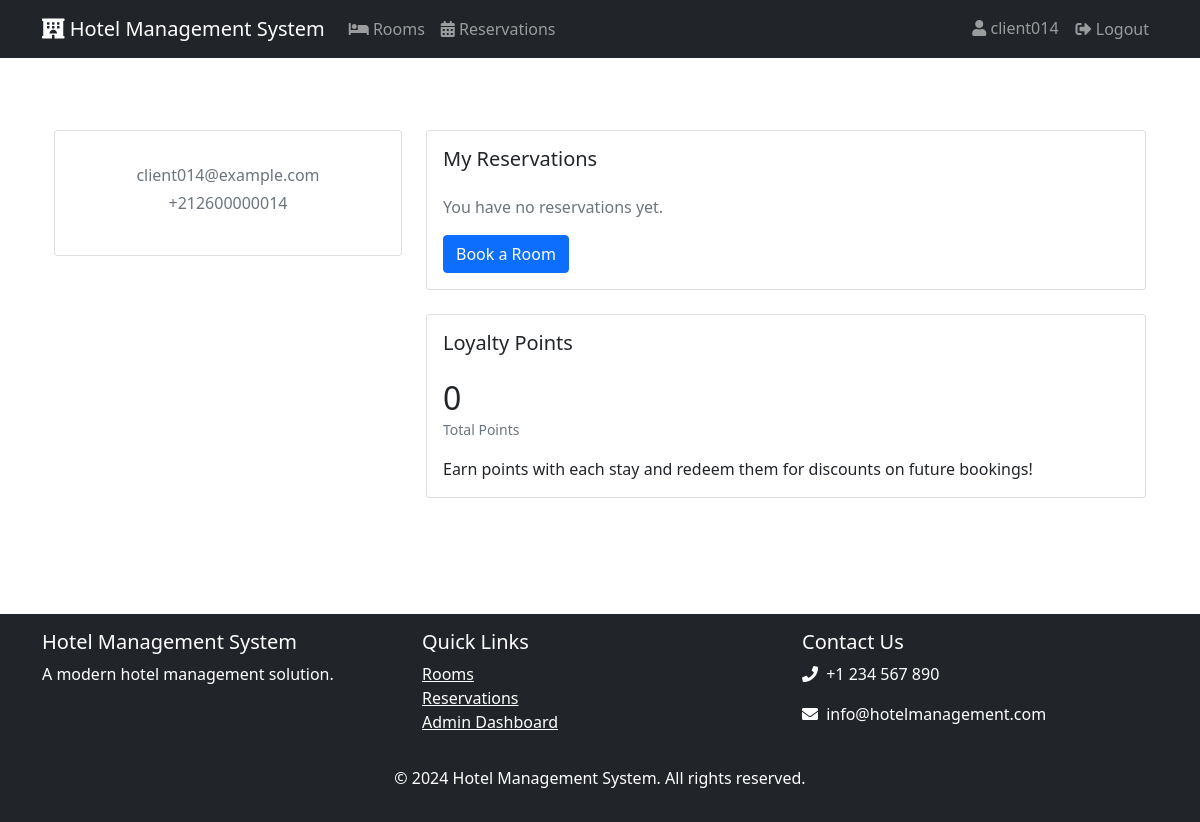
/dashboard/ (signed in), run on the app's committed database.
### users/models.py (models this page shows, shortened)
class CustomUser(AbstractUser):
    ROLE_CHOICES = (
        ('client', 'Client'),
        ('admin', 'Admin'),
    )
    role = models.CharField(max_length=10, choices=ROLE_CHOICES, default='client')
    phone_number = models.CharField(max_length=15, blank=True)
    address = models.TextField(blank=True)
    total_loyalty_points = models.IntegerField(default=0)
    profile_picture = models.ImageField(upload_to='profile_pics/', null=True, blank=True)

### users/views.py (the view)
# urls.py: path('dashboard/', views.dashboard, name='dashboard'),
@login_required
def dashboard(request):
    return render(request, 'users/dashboard.html')

### users/templates/users/dashboard.html (shortened to what this page needs)
{% extends "base.html" %}
{% load static %}
{% block content %}
<div class="container py-5">
    <div class="row">
        <div class="col-lg-4">
            <div class="card mb-4">
                <div class="card-body text-center">
                    <p class="text-muted mb-1">{{ user.email }}</p>
                    <p class="text-muted mb-4">{{ user.phone_number }}</p>
                </div>
            </div>
        </div>
        <div class="col-lg-8">
            <div class="card mb-4">
                <div class="card-body">
                    <h5 class="card-title mb-4">My Reservations</h5>
                    {% if user.reservations.all %}
                        <div class="table-responsive">
                            <table class="table">
                                <thead>
                                    <tr>
                                        <th>Room</th>
                                        <th>Check-in</th>
                                        <th>Check-out</th>
                                        <th>Status</th>
                                        <th>Actions</th>
                                    </tr>
                                </thead>
                                <tbody>
                                    {% for reservation in user.reservations.all %}
                                    <tr>
                                        <td>{{ reservation.room.name }}</td>
                                        <td>{{ reservation.check_in_date }}</td>
                                        <td>{{ reservation.check_out_date }}</td>
                                        <td>
                                            <span class="badge {% if reservation.status == 'confirmed' %}bg-success{% elif reservation.status == 'cancelled' %}bg-danger{% else %}bg-primary{% endif %}">
                                                {{ reservation.status|title }}
                                            </span>
                                        </td>
                                        <td>
                                            {% if reservation.status == 'confirmed' %}
                                            <a href="{% url 'cancel_reservation' reservation.id %}" class="btn btn-sm btn-danger" onclick="return confirm('Are you sure you want to cancel this reservation?')">
                                                Cancel
                                            </a>
                                            {% endif %}
                                        </td>
                                    </tr>
                                    {% endfor %}
                                </tbody>
                            </table>
                        </div>
                    {% else %}
                        <p class="text-muted">You have no reservations yet.</p>
                        <a href="{% url 'room_list' %}" class="btn btn-primary">Book a Room</a>
                    {% endif %}
                </div>
            </div>
            <div class="card">
                <div class="card-body">
                    <h5 class="card-title mb-4">Loyalty Points</h5>
                    <div class="d-flex align-items-center mb-3">
                        <div class="me-3">
                            <h2 class="mb-0">{{ user.loyalty_points|default:"0" }}</h2>
                            <small class="text-muted">Total Points</small>
                        </div>
                    </div>
                    <p class="card-text">Earn points with each stay and redeem them for discounts on future bookings!</p>
                </div>
            </div>
        </div>
    </div>
</div>
{% endblock %}

### templates/base.html (shortened to what this page needs)
<!DOCTYPE html>
<html lang="en">
<head>
    <link href="https://cdn.jsdelivr.net/npm/bootstrap@5.1.3/dist/css/bootstrap.min.css" rel="stylesheet">
    <link href="https://cdnjs.cloudflare.com/ajax/libs/font-awesome/5.15.4/css/all.min.css" rel="stylesheet">
</head>
<body>
    <nav class="navbar navbar-expand-lg navbar-dark bg-dark mb-4">
        <div class="container">
            <a class="navbar-brand" href="{% url 'home' %}">
                <i class="fas fa-hotel"></i> Hotel Management System
            </a>
            <div class="collapse navbar-collapse" id="navbarNav">
                <ul class="navbar-nav me-auto">
                    <li class="nav-item">
                        <a class="nav-link" href="{% url 'room_list' %}">
                            <i class="fas fa-bed"></i> Rooms
                        </a>
                    </li>
                    {% if user.is_authenticated %}
                    <li class="nav-item">
                        <a class="nav-link" href="{% url 'user_reservations' %}">
                            <i class="fas fa-calendar-alt"></i> Reservations
                        </a>
                    </li>
                    {% endif %}
                </ul>
                <ul class="navbar-nav">
                    {% if user.is_authenticated %}
                    <li class="nav-item">
                        <a class="nav-link" href="{% url 'dashboard' %}">
                            <i class="fas fa-user"></i> {{ user.username }}
                        </a>
                    </li>
                    <li class="nav-item">
                        <form action="{% url 'logout' %}" method="post" class="d-inline">
                            <button type="submit" class="btn nav-link">
                                <i class="fas fa-sign-out-alt"></i> Logout
                            </button>
                        </form>
                    </li>
                    {% endif %}
                </ul>
            </div>
        </div>
    </nav>
    <main class="container">
        {% block content %}{% endblock %}
    </main>
    <footer class="bg-dark text-white mt-5 py-3">
        <div class="container">
            <div class="row">
                <div class="col-md-4">
                    <h5>Hotel Management System</h5>
                    <p>A modern hotel management solution.</p>
                </div>
                <div class="col-md-4">
                    <h5>Quick Links</h5>
                    <ul class="list-unstyled">
                        <li><a href="{% url 'room_list' %}" class="text-white">Rooms</a></li>
                        <li><a href="{% url 'user_reservations' %}" class="text-white">Reservations</a></li>
                        <li><a href="{% url 'admin_dashboard' %}" class="text-white">Admin Dashboard</a></li>
                    </ul>
                </div>
                <div class="col-md-4">
                    <h5>Contact Us</h5>
                    <p><i class="fas fa-phone me-1"></i> +1 234 567 890</p>
                    <p><i class="fas fa-envelope me-1"></i> info@hotelmanagement.com</p>
                </div>
            </div>
            <div class="text-center mt-3">
                <p>&copy; 2024 Hotel Management System. All rights reserved.</p>
            </div>
        </div>
    </footer>
</body>
</html>

### templates/base.html (style rules this page uses)
.navbar { margin-bottom: 20px; }
.card { margin-bottom: 20px; }

### data on the page
CustomUser: username "client014", email "client014@example.com", phone_number "+212600000014"

### other printed values
{{ user.loyalty_points|default:"0" }} "0"
